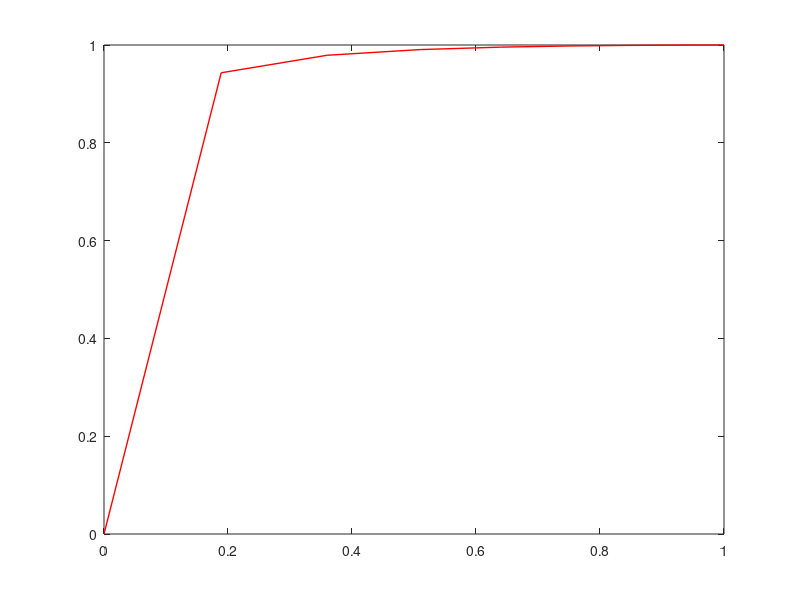

MATLAB code for this plot:
% ----- IED KMM -------
clear all;
Pf = 0:0.1:1;
% Pf = 0.5;
SNR_dB= -5; % SNR in dB
gam=power(10,SNR_dB/10); % SNR ratio
N=100; % No of samples

% avg_noise_pow = 1;
f=6e6; % carrier freq for modn
bw = 6e6; % bandwidth of interest
noise_figure = 11; % noise figure in dB (as specified in IEEE 802.22)
noise_power = -174+10*log(bw)+noise_figure; %noise power in dBm conversion
avg_noise_pow=double((1e-3)*power(10,noise_power/10));% received power in watts

%----- uniformly distributed random numbers-----

p = 2;
% mu0 = (2^(p/2))*gamma((p+1)/2)*(noise_pow^(p/2))/sqrt(pi);
% var0 = (2^p)*(gamma((2*p+1)/2)-((gamma((p+1)/2)^2)/sqrt(pi)))*avg_noise_pow^p/sqrt(pi);
% mu1 = (2^(p/2))*((1+gam)^(p/2))*gamma((p+1)/2)*(noise_pow^(p/2))/sqrt(pi);
% var1 = (2^p)*((1+gam)^(p))*(gamma((2*p+1)/2)-((gamma((p+1)/2)^2)/sqrt(pi)))*avg_noise_pow^p/sqrt(pi);

M = 10;
L = 10;


mu0 = N*((2^(p/2))*gamma((p+1)/2)*(avg_noise_pow^(p/2))/sqrt(pi));
var0 = N*(((2^p)*(gamma(((2*p)+1)/2)-((gamma((p+1)/2)^2)/sqrt(pi)))*(avg_noise_pow^p))/sqrt(pi));
mu1 = N*((2^(p/2))*((1+gam)^(p/2))*gamma((p+1)/2)*(avg_noise_pow^(p/2))/sqrt(pi));
var1 = N*(((2^p)*((1+gam)^p)*(gamma(((2*p)+1)/2)-((gamma((p+1)/2)^2)/sqrt(pi)))*(avg_noise_pow^p))/sqrt(pi));


 mu_avg = ((M/L)*mu1)+ (((L-M)/L)*mu0);
 sig_avg =((M/L^2)*var1)+ (((L-M)/L^2)*var0) ;
 
for i = 1:length(Pf) 
    lamda(i) = ((qfuncinv(Pf(i)))*(sqrt(var0)))+ mu0;
    Pd(i) = qfunc((lamda(i)-mu1)/sqrt(var1));
    Pdied(i) = Pd(i)+(Pd(i)*((1-Pd(i))*qfunc((lamda(i)-mu_avg)/sqrt(sig_avg))));
    Pfied(i) = Pf(i)+(Pf(i)*((1-Pf(i))*qfunc((lamda(i)-mu_avg)/sqrt(sig_avg))));
       
end
% plot(Pfc,Pdc,'b','linewidth',2); hold on
% plot(Pfa,Pdt,'b','linewidth',2);hold on
plot(Pfied,Pdied,'r','linewidth',1); hold on
% plot(Pf,Pd,'r');hold on;